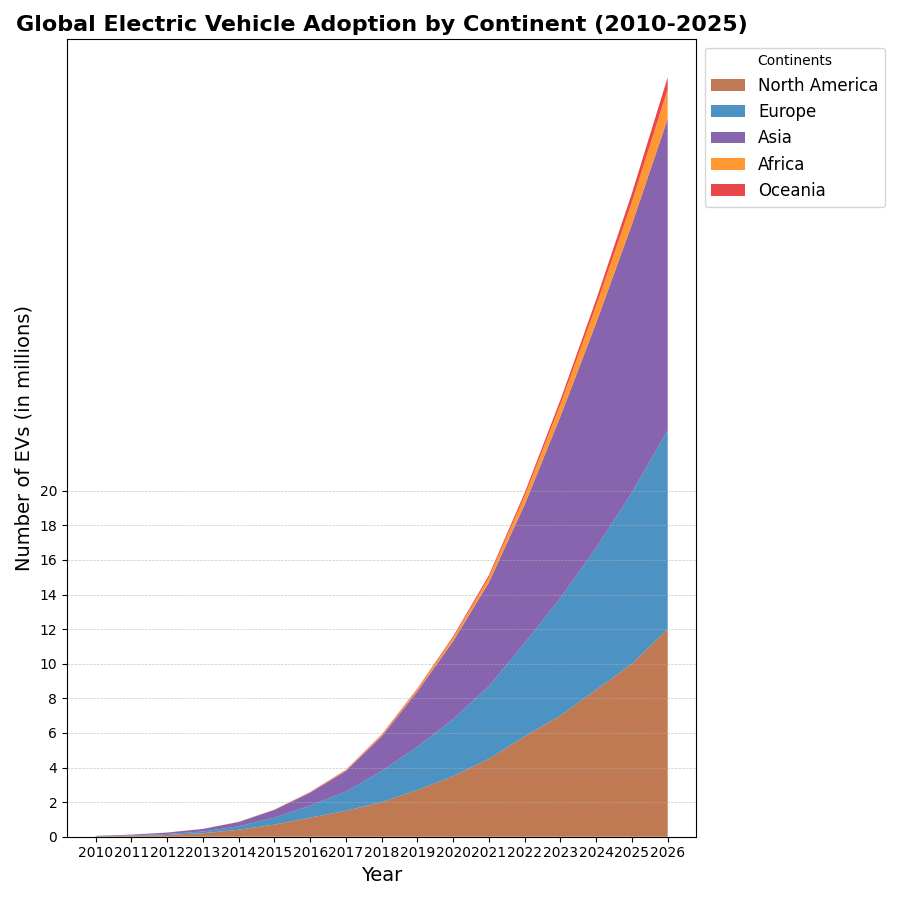

Generate this figure with Python:
import matplotlib.pyplot as plt
import numpy as np

years = np.arange(2010, 2027)

north_america = [0.02, 0.05, 0.1, 0.2, 0.4, 0.7, 1.1, 1.5, 2, 2.7, 3.5, 4.5, 5.8, 7, 8.5, 10, 12]
europe = [0.01, 0.03, 0.06, 0.1, 0.2, 0.4, 0.7, 1.1, 1.8, 2.5, 3.3, 4.2, 5.4, 6.8, 8.2, 9.9, 11.5]
asia = [0.02, 0.04, 0.08, 0.15, 0.25, 0.45, 0.75, 1.2, 2, 3.2, 4.5, 6, 8, 10.5, 13, 15.5, 18]
africa = [0.0005, 0.001, 0.002, 0.004, 0.01, 0.015, 0.03, 0.05, 0.08, 0.12, 0.2, 0.3, 0.5, 0.7, 1, 1.3, 1.7]
oceania = [0.0002, 0.0005, 0.001, 0.002, 0.003, 0.005, 0.01, 0.02, 0.03, 0.05, 0.08, 0.12, 0.18, 0.25, 0.35, 0.5, 0.7]

ev_adoption = np.vstack([north_america, europe, asia, africa, oceania])

fig, ax1 = plt.subplots(figsize=(9, 9))

ax1.stackplot(years, ev_adoption, labels=['North America', 'Europe', 'Asia', 'Africa', 'Oceania'],
              colors=['#b15928', '#1f78b4', '#6a3d9a', '#ff7f00', '#e31a1c'], alpha=0.8)

ax1.set_title('Global Electric Vehicle Adoption by Continent (2010-2025)', fontsize=16, fontweight='bold')
ax1.set_xlabel('Year', fontsize=14)
ax1.set_ylabel('Number of EVs (in millions)', fontsize=14)

ax1.legend(loc='upper left', fontsize=12, title='Continents', bbox_to_anchor=(1, 1))
ax1.set_xticks(years)
ax1.set_yticks(np.arange(0, 20 + 1, 2))
ax1.yaxis.grid(True, linestyle='--', linewidth=0.5, alpha=0.7)

plt.tight_layout()
plt.show()
